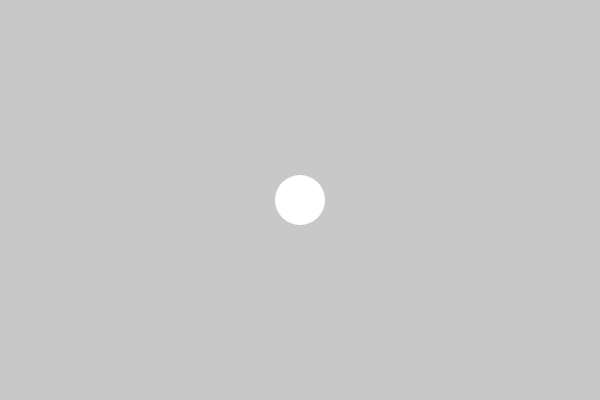
Frame 1 (no input)
Frame 60 (no input): identical to frame 1, image omitted
Frame 120 (the mouse pressed at the canvas centre since frame 60): identical to frame 1, image omitted

The p5.js sketch that drew this single still picture (run headless with seeded random() and noise() and a simulated clock; from frame 60 on, the mouse is pressed at the canvas centre):

// p5.js sketch
// ── sketch.js
var circleX;
var circleY;
var targetX;
var targetY;

function setup() {
  createCanvas(600, 400);
  circleX = width/2;
  circleY = height/2;
  targetX = circleX;
  targetY = circleY;
}

function draw() {
  background(200);

  var circleSize = 50;
  noStroke(0);
  fill(350);

  if (mouseIsPressed) {
    targetX = mouseX;
    targetY = mouseY;
  }

  var xDiff = targetX - circleX;
  var yDiff = targetY - circleY;
  var speed = 1.3;

  circleX = circleX + xDiff * speed;
  circleY = circleY + yDiff * speed;

  ellipse(circleX, circleY, circleSize, circleSize);
}
